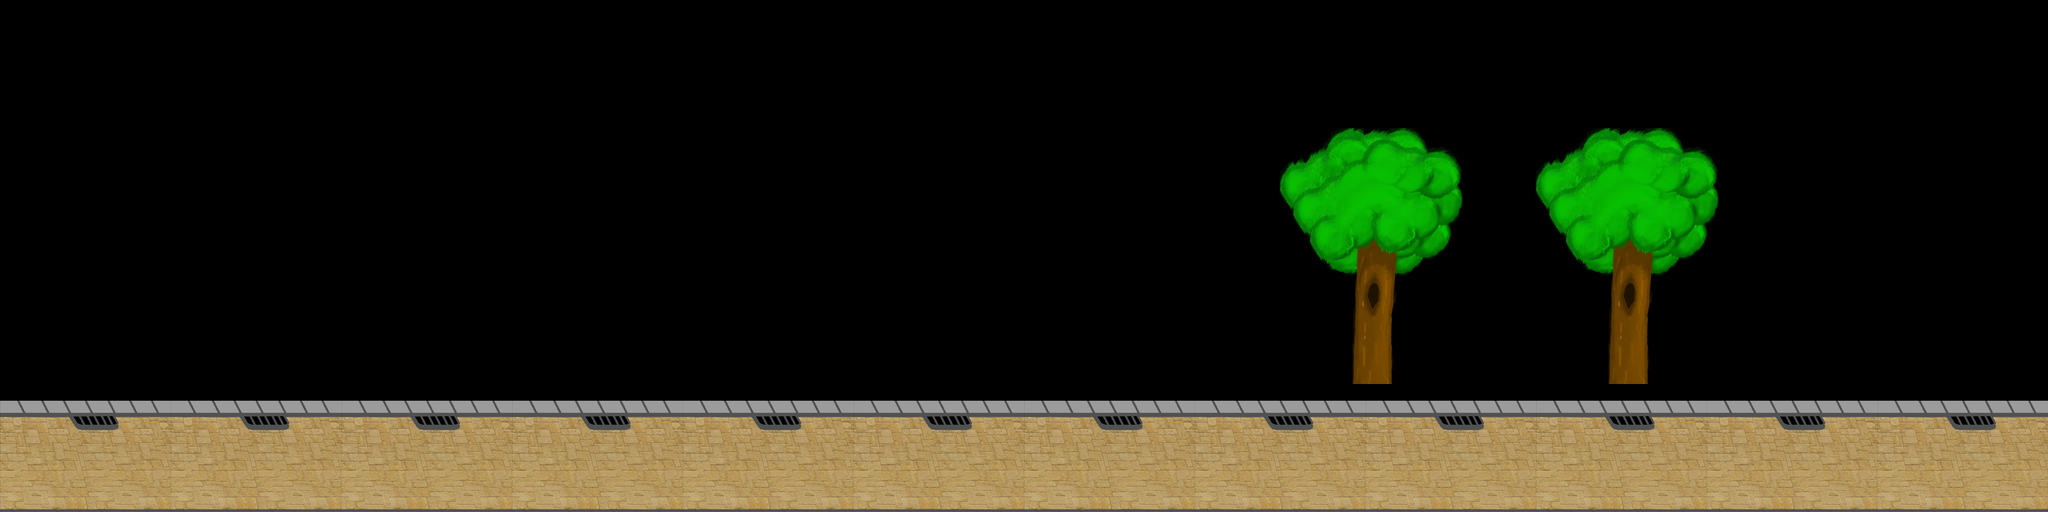

This is a level from a 2D game, rendered from its Tiled map with the project's own tilesets. A one-line summary and the map file follow, with tile-layer data summarised:
An orthogonal 48x12 tile map with 64x64 px tiles, 2 tile layers (main, tree), 3 hidden layers not drawn and 3 objects (Player, Enemy).

<map version="1.0" orientation="orthogonal" width="48" height="12" tilewidth="64" tileheight="64">
 <properties>
  <property name="bg" value="park.png" />
 </properties>
 <tileset firstgid="1" name="tileds" tilewidth="64" tileheight="64">
  <image source="tileds.png" width="512" height="1309" />
 </tileset>
 <layer name="main" width="48" height="12">
  <data>[576 cells, 209 non-empty, 39 distinct tile ids]</data>
 </layer>
 <objectgroup name="objects" width="48" height="12">
  <object type="Player" x="29" y="588" width="85" height="116" />
  <object type="Enemy" x="1792" y="640" width="64" height="64" />
 </objectgroup>
 <layer name="tree" width="48" height="12">
  <data>[576 cells, 4 non-empty, 4 distinct tile ids]</data>
 </layer>
 <layer name="grass" width="48" height="12" visible="0">
  <data>[576 cells, 48 non-empty, 2 distinct tile ids]</data>
 </layer>
 <layer name="bush1" width="48" height="12" visible="0">
  <data>[576 cells, 13 non-empty, 3 distinct tile ids]</data>
 </layer>
 <layer name="bush2" width="48" height="12" visible="0">
  <data>[576 cells, 3 non-empty, 3 distinct tile ids]</data>
 </layer>
 <objectgroup name="collision" width="48" height="12">
  <object x="0" y="576">
   <polyline points="0,0 0,192 3072,192 3072,0 0,0" />
  </object>
 </objectgroup>
</map>